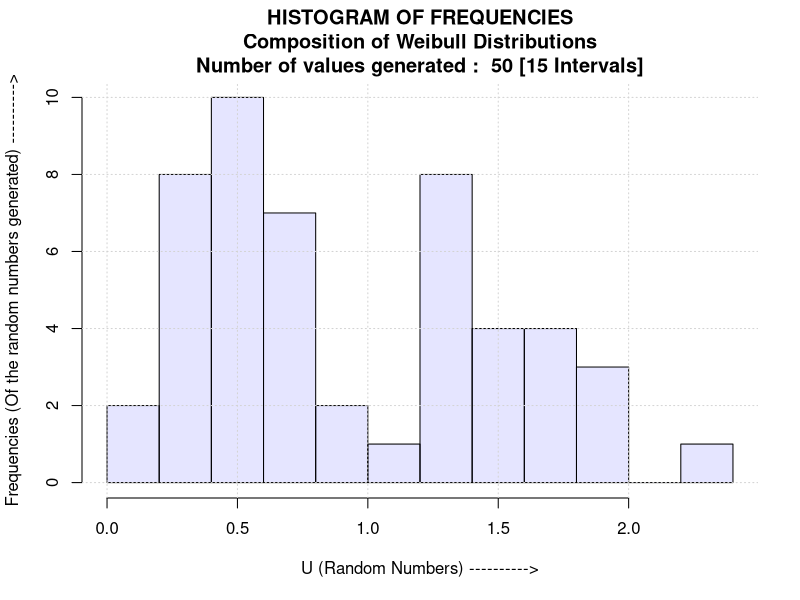

This chart was generated by the following R code:
generate_weibull_1<-function(u){
	
	answer<-(-log(1-u))
	return(sqrt(answer))
}

generate_weibull_2<-function(u){
		
	answer<-(-log(1-u))
	return(answer^(2/3))
}

generate_composition<-function(num){

a<-c(950706376, 16807)
m<-c((2^31)-1, (2^31)-1)
y<-c(23, 23)
u<-array(2)
countnum<-0
count_weibull<-numeric(2)
p<-0.4
arrayhist<-array()

	while(countnum < num){

		y[1]<-(a[1]*y[1])%%m[1]
		y[2]<-(a[2]*y[2])%%m[2]
		u[1]<-y[1]/m[1]
		u[2]<-y[2]/m[2]

		if(u[2] < p){
		    x<-generate_weibull_1(u[1])
		    count_weibull[1]<-count_weibull[1]+1
		}

		else{
		    x<-generate_weibull_2(u[1])
		    count_weibull[2]<-count_weibull[2]+1
		}

		print(x)
		countnum<-countnum+1
		arrayhist[countnum]<-x
	}

	hist(arrayhist, 15, xlab = "U (Random Numbers) ---------->", ylab = "Frequencies (Of the random numbers generated) ---------->", col = rgb(0,0,1,0.1), main =  paste("HISTOGRAM OF FREQUENCIES\nComposition of Weibull Distributions\nNumber of values generated : ", num, "[15 Intervals]"))
	grid() 
	dev.copy(jpeg, "combo.jpeg")
	dev.off()

	#print(summary(arrayhist))
	#print(var(arrayhist))
	#print(count_weibull[1])
	#print(count_weibull[2])
	#print(paste("Probability of generating from 1st Weibull Distribution with (Beta = 2) : ", count_weibull[1]/num), quote = FALSE)
	#print(paste("Probability of generating from 2nd Weibull Distribution with (Beta = 1.5) : ", count_weibull[2]/num), quote = FALSE)
}

generate_composition(50)
		
